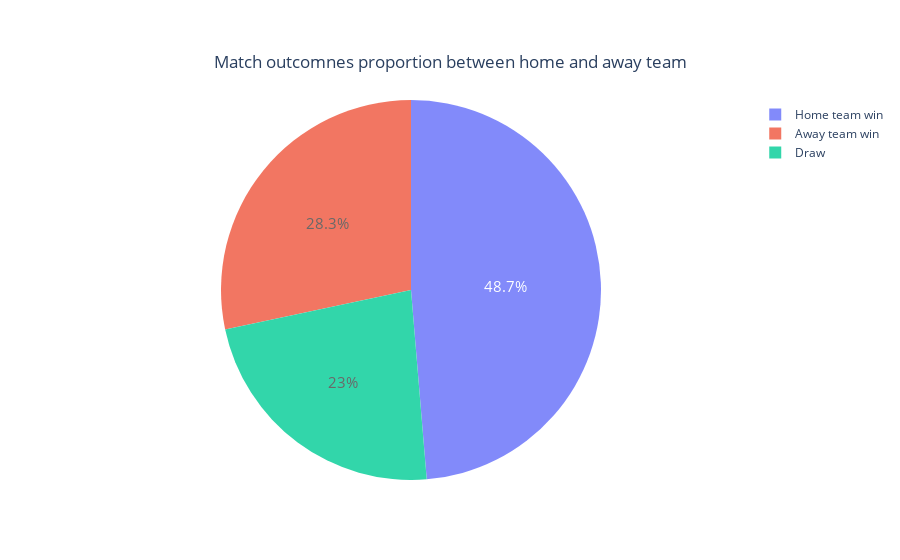

Notebook cell for this chart:
### Code cell
results_ = results.copy()

def labels(results_):
    if results_['home_score'] > results_['away_score']:
        return 'Home team win'
    if results_['home_score'] < results_['away_score']:
        return 'Away team win'
    return 'Draw'

results_['outcomes'] = results_.apply(lambda x: labels(x), axis=1)
results_.head()

## Create pie chart

outcome = go.Pie(labels = ['Home team win', 'Away team win', 'Draw'], values = results_['outcomes'].value_counts(),
                 textfont = dict(size = 15), opacity = 0.8)

layout = go.Layout(title= {
    'text':'Match outcomnes proportion between home and away team',
    'xanchor' : 'center',
    'yanchor' : 'top',
    'y' :  0.9 ,
    'x' :  0.5
})

fig = go.Figure(data = [outcome], layout = layout)
fig.show()

### Figure 1 — Plotly figure (JSON) as saved in the notebook; plotly's stock layout.template omitted (floating-point values rounded to 4 significant figures)
{"data": [{"labels": ["Home team win", "Away team win", "Draw"], "opacity": 0.8, "textfont": {"size": 15}, "type": "pie", "values": [22060, 12838, 10417]}], "layout": {"title": {"text": "Match outcomnes proportion between home and away team", "x": 0.5, "xanchor": "center", "y": 0.9, "yanchor": "top"}}}
